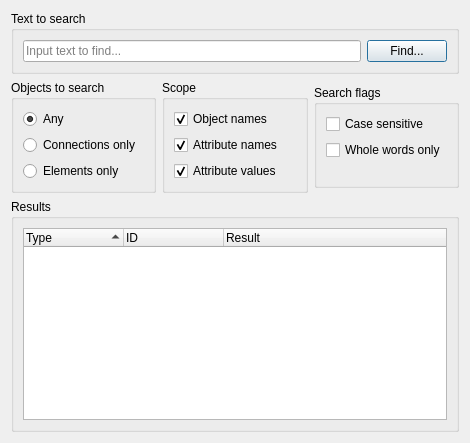
<?xml version="1.0" encoding="UTF-8"?>
<ui version="4.0">
 <class>BGEditorSearchDialog</class>
 <widget class="QDialog" name="BGEditorSearchDialog">
  <property name="geometry">
   <rect>
    <x>0</x>
    <y>0</y>
    <width>470</width>
    <height>407</height>
   </rect>
  </property>
  <property name="minimumSize">
   <size>
    <width>427</width>
    <height>0</height>
   </size>
  </property>
  <property name="windowTitle">
   <string>Search Items</string>
  </property>
  <layout class="QGridLayout" name="gridLayout">
   <item row="1" column="1">
    <widget class="QGroupBox" name="groupBox_3">
     <property name="sizePolicy">
      <sizepolicy hsizetype="Preferred" vsizetype="Maximum">
       <horstretch>0</horstretch>
       <verstretch>0</verstretch>
      </sizepolicy>
     </property>
     <property name="title">
      <string>Scope</string>
     </property>
     <property name="flat">
      <bool>true</bool>
     </property>
     <layout class="QVBoxLayout" name="verticalLayout">
      <item>
       <widget class="QCheckBox" name="NamesScope">
        <property name="text">
         <string>Object names</string>
        </property>
        <property name="checked">
         <bool>true</bool>
        </property>
       </widget>
      </item>
      <item>
       <widget class="QCheckBox" name="AttrNamesScope">
        <property name="text">
         <string>Attribute names</string>
        </property>
        <property name="checked">
         <bool>true</bool>
        </property>
       </widget>
      </item>
      <item>
       <widget class="QCheckBox" name="AttrValuesScope">
        <property name="text">
         <string>Attribute values</string>
        </property>
        <property name="checked">
         <bool>true</bool>
        </property>
       </widget>
      </item>
     </layout>
    </widget>
   </item>
   <item row="1" column="0">
    <widget class="QGroupBox" name="groupBox">
     <property name="sizePolicy">
      <sizepolicy hsizetype="Preferred" vsizetype="Maximum">
       <horstretch>0</horstretch>
       <verstretch>0</verstretch>
      </sizepolicy>
     </property>
     <property name="title">
      <string>Objects to search</string>
     </property>
     <property name="flat">
      <bool>true</bool>
     </property>
     <layout class="QVBoxLayout" name="verticalLayout_2">
      <item>
       <widget class="QRadioButton" name="AnyObject">
        <property name="text">
         <string>Any</string>
        </property>
        <property name="checked">
         <bool>true</bool>
        </property>
       </widget>
      </item>
      <item>
       <widget class="QRadioButton" name="EdgesOnly">
        <property name="text">
         <string>Connections only</string>
        </property>
       </widget>
      </item>
      <item>
       <widget class="QRadioButton" name="NodesOnly">
        <property name="text">
         <string>Elements only</string>
        </property>
       </widget>
      </item>
     </layout>
    </widget>
   </item>
   <item row="1" column="2">
    <widget class="QGroupBox" name="groupBox_5">
     <property name="sizePolicy">
      <sizepolicy hsizetype="Preferred" vsizetype="Maximum">
       <horstretch>0</horstretch>
       <verstretch>0</verstretch>
      </sizepolicy>
     </property>
     <property name="title">
      <string>Search flags</string>
     </property>
     <property name="flat">
      <bool>true</bool>
     </property>
     <layout class="QVBoxLayout" name="verticalLayout_4">
      <item>
       <widget class="QCheckBox" name="CaseSense">
        <property name="text">
         <string>Case sensitive</string>
        </property>
       </widget>
      </item>
      <item>
       <widget class="QCheckBox" name="WholeWords">
        <property name="text">
         <string>Whole words only</string>
        </property>
       </widget>
      </item>
      <item>
       <spacer name="verticalSpacer">
        <property name="orientation">
         <enum>Qt::Vertical</enum>
        </property>
        <property name="sizeHint" stdset="0">
         <size>
          <width>20</width>
          <height>16</height>
         </size>
        </property>
       </spacer>
      </item>
     </layout>
    </widget>
   </item>
   <item row="0" column="0" colspan="3">
    <widget class="QGroupBox" name="groupBox_2">
     <property name="title">
      <string>Text to search</string>
     </property>
     <property name="flat">
      <bool>true</bool>
     </property>
     <layout class="QHBoxLayout" name="horizontalLayout">
      <item>
       <widget class="QLineEdit" name="Text">
        <property name="placeholderText">
         <string>Input text to find...</string>
        </property>
        <property name="clearButtonEnabled">
         <bool>true</bool>
        </property>
       </widget>
      </item>
      <item>
       <widget class="QPushButton" name="Find">
        <property name="text">
         <string>Find...</string>
        </property>
        <property name="default">
         <bool>true</bool>
        </property>
       </widget>
      </item>
     </layout>
    </widget>
   </item>
   <item row="2" column="0" colspan="3">
    <widget class="QGroupBox" name="groupBox_4">
     <property name="sizePolicy">
      <sizepolicy hsizetype="Preferred" vsizetype="MinimumExpanding">
       <horstretch>0</horstretch>
       <verstretch>0</verstretch>
      </sizepolicy>
     </property>
     <property name="title">
      <string>Results</string>
     </property>
     <property name="flat">
      <bool>true</bool>
     </property>
     <layout class="QVBoxLayout" name="verticalLayout_3">
      <item>
       <widget class="QTreeWidget" name="Results">
        <property name="sizePolicy">
         <sizepolicy hsizetype="Expanding" vsizetype="MinimumExpanding">
          <horstretch>0</horstretch>
          <verstretch>0</verstretch>
         </sizepolicy>
        </property>
        <property name="showDropIndicator" stdset="0">
         <bool>false</bool>
        </property>
        <property name="alternatingRowColors">
         <bool>true</bool>
        </property>
        <property name="selectionMode">
         <enum>QAbstractItemView::ExtendedSelection</enum>
        </property>
        <property name="uniformRowHeights">
         <bool>true</bool>
        </property>
        <property name="sortingEnabled">
         <bool>true</bool>
        </property>
        <property name="allColumnsShowFocus">
         <bool>true</bool>
        </property>
        <attribute name="headerShowSortIndicator" stdset="0">
         <bool>true</bool>
        </attribute>
        <column>
         <property name="text">
          <string>Type</string>
         </property>
        </column>
        <column>
         <property name="text">
          <string>ID</string>
         </property>
        </column>
        <column>
         <property name="text">
          <string>Result</string>
         </property>
        </column>
       </widget>
      </item>
     </layout>
    </widget>
   </item>
  </layout>
 </widget>
 <tabstops>
  <tabstop>Text</tabstop>
  <tabstop>Find</tabstop>
  <tabstop>AnyObject</tabstop>
  <tabstop>EdgesOnly</tabstop>
  <tabstop>NodesOnly</tabstop>
  <tabstop>NamesScope</tabstop>
  <tabstop>AttrNamesScope</tabstop>
  <tabstop>AttrValuesScope</tabstop>
  <tabstop>CaseSense</tabstop>
  <tabstop>WholeWords</tabstop>
  <tabstop>Results</tabstop>
 </tabstops>
 <resources/>
 <connections>
  <connection>
   <sender>Text</sender>
   <signal>returnPressed()</signal>
   <receiver>Find</receiver>
   <slot>click()</slot>
   <hints>
    <hint type="sourcelabel">
     <x>191</x>
     <y>40</y>
    </hint>
    <hint type="destinationlabel">
     <x>390</x>
     <y>46</y>
    </hint>
   </hints>
  </connection>
 </connections>
</ui>
